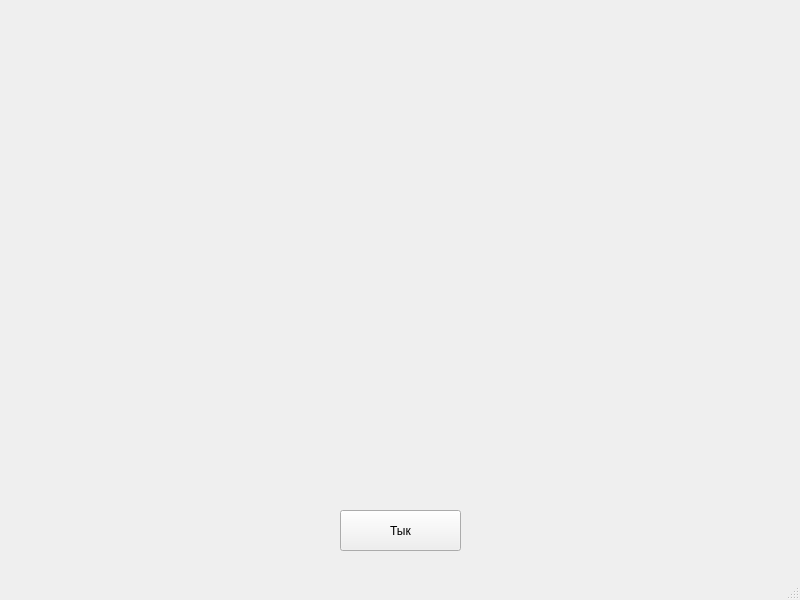
<?xml version="1.0" encoding="UTF-8"?>
<ui version="4.0">
 <class>MainWindow</class>
 <widget class="QMainWindow" name="MainWindow">
  <property name="geometry">
   <rect>
    <x>0</x>
    <y>0</y>
    <width>800</width>
    <height>600</height>
   </rect>
  </property>
  <property name="windowTitle">
   <string>Кружки</string>
  </property>
  <widget class="QWidget" name="centralwidget">
   <widget class="QPushButton" name="but">
    <property name="geometry">
     <rect>
      <x>340</x>
      <y>510</y>
      <width>121</width>
      <height>41</height>
     </rect>
    </property>
    <property name="text">
     <string>Тык</string>
    </property>
   </widget>
  </widget>
  <widget class="QMenuBar" name="menubar">
   <property name="geometry">
    <rect>
     <x>0</x>
     <y>0</y>
     <width>800</width>
     <height>21</height>
    </rect>
   </property>
  </widget>
  <widget class="QStatusBar" name="statusbar"/>
 </widget>
 <resources/>
 <connections/>
</ui>
